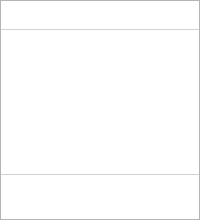
<?xml version="1.0" encoding="UTF-8"?>
<ui version="4.0">
 <class>MessageBoxClass</class>
 <widget class="QWidget" name="MessageBoxClass">
  <property name="minimumSize">
   <size>
    <width>0</width>
    <height>220</height>
   </size>
  </property>
  <property name="maximumSize">
   <size>
    <width>16777215</width>
    <height>220</height>
   </size>
  </property>
  <property name="windowTitle">
   <string>MessageBox</string>
  </property>
  <layout class="QVBoxLayout" name="verticalLayout">
   <property name="spacing">
    <number>0</number>
   </property>
   <property name="margin">
    <number>0</number>
   </property>
   <item>
    <widget class="QWidget" name="mainwidget_" native="true">
     <property name="styleSheet">
      <string notr="true">QWidget#mainwidget_{background:white; border:1px solid #B4B4B4;}</string>
     </property>
     <layout class="QVBoxLayout" name="verticalLayout_2" stretch="0,0,0,0,0">
      <property name="spacing">
       <number>0</number>
      </property>
      <property name="margin">
       <number>1</number>
      </property>
      <item>
       <widget class="ltp::base::DialogTitleWidget" name="titleWidget_" native="true">
        <property name="minimumSize">
         <size>
          <width>0</width>
          <height>28</height>
         </size>
        </property>
        <property name="maximumSize">
         <size>
          <width>16777215</width>
          <height>28</height>
         </size>
        </property>
       </widget>
      </item>
      <item>
       <widget class="Line" name="line">
        <property name="minimumSize">
         <size>
          <width>0</width>
          <height>1</height>
         </size>
        </property>
        <property name="maximumSize">
         <size>
          <width>16777215</width>
          <height>1</height>
         </size>
        </property>
        <property name="styleSheet">
         <string notr="true">QFrame{border:none;background:#D2D2D2;}</string>
        </property>
        <property name="orientation">
         <enum>Qt::Horizontal</enum>
        </property>
       </widget>
      </item>
      <item>
       <widget class="QWidget" name="contentWidget_" native="true">
        <property name="styleSheet">
         <string notr="true">font-size:14px;font-family:SimHei;</string>
        </property>
        <layout class="QVBoxLayout" name="verticalLayout_3"/>
       </widget>
      </item>
      <item>
       <widget class="Line" name="line_2">
        <property name="minimumSize">
         <size>
          <width>0</width>
          <height>1</height>
         </size>
        </property>
        <property name="maximumSize">
         <size>
          <width>16777215</width>
          <height>1</height>
         </size>
        </property>
        <property name="styleSheet">
         <string notr="true">QFrame{border:none;background:#D2D2D2;}</string>
        </property>
        <property name="orientation">
         <enum>Qt::Horizontal</enum>
        </property>
       </widget>
      </item>
      <item>
       <widget class="QWidget" name="bottomWidget_" native="true">
        <property name="minimumSize">
         <size>
          <width>0</width>
          <height>44</height>
         </size>
        </property>
        <property name="maximumSize">
         <size>
          <width>16777215</width>
          <height>44</height>
         </size>
        </property>
        <layout class="QHBoxLayout" name="horizontalLayout" stretch="0">
         <property name="spacing">
          <number>10</number>
         </property>
         <property name="leftMargin">
          <number>10</number>
         </property>
         <property name="topMargin">
          <number>0</number>
         </property>
         <property name="rightMargin">
          <number>10</number>
         </property>
         <property name="bottomMargin">
          <number>0</number>
         </property>
         <item>
          <spacer name="horizontalSpacer">
           <property name="orientation">
            <enum>Qt::Horizontal</enum>
           </property>
           <property name="sizeHint" stdset="0">
            <size>
             <width>160</width>
             <height>20</height>
            </size>
           </property>
          </spacer>
         </item>
        </layout>
       </widget>
      </item>
     </layout>
    </widget>
   </item>
  </layout>
 </widget>
 <layoutdefault spacing="6" margin="11"/>
 <customwidgets>
  <customwidget>
   <class>ltp::base::DialogTitleWidget</class>
   <extends>QWidget</extends>
   <header>base/dialogtitlewidget.h</header>
   <container>1</container>
  </customwidget>
 </customwidgets>
 <resources/>
 <connections/>
</ui>
